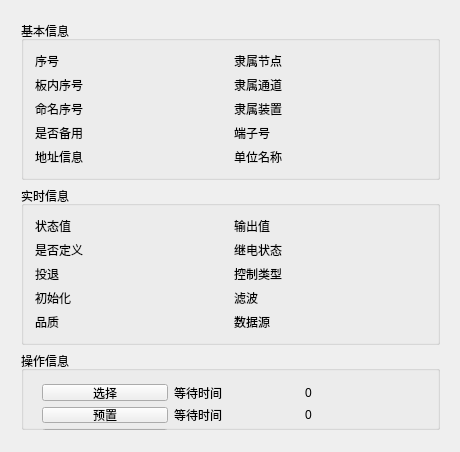
<?xml version="1.0" encoding="UTF-8"?>
<ui version="4.0">
 <class>CDoutOperDialog</class>
 <widget class="QDialog" name="CDoutOperDialog">
  <property name="geometry">
   <rect>
    <x>0</x>
    <y>0</y>
    <width>460</width>
    <height>452</height>
   </rect>
  </property>
  <property name="windowTitle">
   <string>CDoutOperDialog</string>
  </property>
  <widget class="QWidget" name="layoutWidget">
   <property name="geometry">
    <rect>
     <x>10</x>
     <y>10</y>
     <width>441</width>
     <height>431</height>
    </rect>
   </property>
   <layout class="QVBoxLayout" name="verticalLayout">
    <item>
     <widget class="QGroupBox" name="groupBox">
      <property name="title">
       <string>基本信息</string>
      </property>
      <layout class="QGridLayout" name="gridLayout_2">
       <item row="0" column="0">
        <layout class="QGridLayout" name="gridLayout">
         <item row="0" column="0">
          <widget class="QLabel" name="label">
           <property name="text">
            <string>序号</string>
           </property>
          </widget>
         </item>
         <item row="0" column="1">
          <widget class="QLabel" name="m_labOccNo">
           <property name="text">
            <string/>
           </property>
          </widget>
         </item>
         <item row="0" column="2">
          <widget class="QLabel" name="label_6">
           <property name="text">
            <string>隶属节点</string>
           </property>
          </widget>
         </item>
         <item row="0" column="3">
          <widget class="QLabel" name="m_labNodeOccNo">
           <property name="text">
            <string/>
           </property>
          </widget>
         </item>
         <item row="1" column="0">
          <widget class="QLabel" name="label_2">
           <property name="text">
            <string>板内序号</string>
           </property>
          </widget>
         </item>
         <item row="1" column="1">
          <widget class="QLabel" name="m_labBlockNo">
           <property name="text">
            <string/>
           </property>
          </widget>
         </item>
         <item row="1" column="2">
          <widget class="QLabel" name="label_7">
           <property name="text">
            <string>隶属通道</string>
           </property>
          </widget>
         </item>
         <item row="1" column="3">
          <widget class="QLabel" name="m_labChannelOccNo">
           <property name="text">
            <string/>
           </property>
          </widget>
         </item>
         <item row="2" column="0">
          <widget class="QLabel" name="label_3">
           <property name="text">
            <string>命名序号</string>
           </property>
          </widget>
         </item>
         <item row="2" column="1">
          <widget class="QLabel" name="m_labNameOccNo">
           <property name="text">
            <string/>
           </property>
          </widget>
         </item>
         <item row="2" column="2">
          <widget class="QLabel" name="label_8">
           <property name="text">
            <string>隶属装置</string>
           </property>
          </widget>
         </item>
         <item row="2" column="3">
          <widget class="QLabel" name="m_labDeviceOccNo">
           <property name="text">
            <string/>
           </property>
          </widget>
         </item>
         <item row="3" column="0">
          <widget class="QLabel" name="label_4">
           <property name="text">
            <string>是否备用</string>
           </property>
          </widget>
         </item>
         <item row="3" column="1">
          <widget class="QLabel" name="m_labSpare">
           <property name="text">
            <string/>
           </property>
          </widget>
         </item>
         <item row="3" column="2">
          <widget class="QLabel" name="label_9">
           <property name="text">
            <string>端子号</string>
           </property>
          </widget>
         </item>
         <item row="3" column="3">
          <widget class="QLabel" name="m_labPinOccNo">
           <property name="text">
            <string/>
           </property>
          </widget>
         </item>
         <item row="4" column="0">
          <widget class="QLabel" name="label_5">
           <property name="text">
            <string>地址信息</string>
           </property>
          </widget>
         </item>
         <item row="4" column="1">
          <widget class="QLabel" name="m_labAddress">
           <property name="text">
            <string/>
           </property>
          </widget>
         </item>
         <item row="4" column="2">
          <widget class="QLabel" name="label_10">
           <property name="text">
            <string>单位名称</string>
           </property>
          </widget>
         </item>
         <item row="4" column="3">
          <widget class="QLabel" name="m_labUnit">
           <property name="text">
            <string/>
           </property>
          </widget>
         </item>
        </layout>
       </item>
      </layout>
     </widget>
    </item>
    <item>
     <widget class="QGroupBox" name="groupBox_2">
      <property name="title">
       <string>实时信息</string>
      </property>
      <layout class="QGridLayout" name="gridLayout_3">
       <item row="0" column="0">
        <layout class="QGridLayout" name="gridLayout_4">
         <item row="0" column="0">
          <widget class="QLabel" name="label_11">
           <property name="text">
            <string>状态值</string>
           </property>
          </widget>
         </item>
         <item row="0" column="1">
          <widget class="QLabel" name="m_labState">
           <property name="text">
            <string/>
           </property>
          </widget>
         </item>
         <item row="0" column="2">
          <widget class="QLabel" name="label_12">
           <property name="text">
            <string>输出值</string>
           </property>
          </widget>
         </item>
         <item row="0" column="3">
          <widget class="QLabel" name="m_labOutput">
           <property name="text">
            <string/>
           </property>
          </widget>
         </item>
         <item row="1" column="0">
          <widget class="QLabel" name="label_13">
           <property name="text">
            <string>是否定义</string>
           </property>
          </widget>
         </item>
         <item row="1" column="1">
          <widget class="QLabel" name="m_labIsdefined">
           <property name="text">
            <string/>
           </property>
          </widget>
         </item>
         <item row="1" column="2">
          <widget class="QLabel" name="label_14">
           <property name="text">
            <string>继电状态</string>
           </property>
          </widget>
         </item>
         <item row="1" column="3">
          <widget class="QLabel" name="m_labRelayState">
           <property name="text">
            <string/>
           </property>
          </widget>
         </item>
         <item row="2" column="0">
          <widget class="QLabel" name="label_15">
           <property name="text">
            <string>投退</string>
           </property>
          </widget>
         </item>
         <item row="2" column="1">
          <widget class="QLabel" name="m_labScan">
           <property name="text">
            <string/>
           </property>
          </widget>
         </item>
         <item row="2" column="2">
          <widget class="QLabel" name="label_16">
           <property name="text">
            <string>控制类型</string>
           </property>
          </widget>
         </item>
         <item row="2" column="3">
          <widget class="QLabel" name="m_labCtrlType">
           <property name="text">
            <string/>
           </property>
          </widget>
         </item>
         <item row="3" column="0">
          <widget class="QLabel" name="label_17">
           <property name="text">
            <string>初始化</string>
           </property>
          </widget>
         </item>
         <item row="3" column="1">
          <widget class="QLabel" name="m_labInit">
           <property name="text">
            <string/>
           </property>
          </widget>
         </item>
         <item row="3" column="2">
          <widget class="QLabel" name="label_18">
           <property name="text">
            <string>滤波</string>
           </property>
          </widget>
         </item>
         <item row="3" column="3">
          <widget class="QLabel" name="m_labFilter">
           <property name="text">
            <string/>
           </property>
          </widget>
         </item>
         <item row="4" column="0">
          <widget class="QLabel" name="label_19">
           <property name="text">
            <string>品质</string>
           </property>
          </widget>
         </item>
         <item row="4" column="1">
          <widget class="QLabel" name="m_labQuality">
           <property name="text">
            <string/>
           </property>
          </widget>
         </item>
         <item row="4" column="2">
          <widget class="QLabel" name="label_20">
           <property name="text">
            <string>数据源</string>
           </property>
          </widget>
         </item>
         <item row="4" column="3">
          <widget class="QLabel" name="m_labDataSource">
           <property name="text">
            <string/>
           </property>
          </widget>
         </item>
        </layout>
       </item>
      </layout>
     </widget>
    </item>
    <item>
     <widget class="QGroupBox" name="groupBox_3">
      <property name="title">
       <string>操作信息</string>
      </property>
      <widget class="QPushButton" name="m_btnAutoExec">
       <property name="geometry">
        <rect>
         <x>130</x>
         <y>110</y>
         <width>131</width>
         <height>23</height>
        </rect>
       </property>
       <property name="text">
        <string>直接遥控</string>
       </property>
      </widget>
      <widget class="QWidget" name="layoutWidget">
       <property name="geometry">
        <rect>
         <x>10</x>
         <y>22</y>
         <width>411</width>
         <height>83</height>
        </rect>
       </property>
       <layout class="QGridLayout" name="gridLayout_5">
        <item row="0" column="0">
         <widget class="QPushButton" name="m_btnSelect">
          <property name="text">
           <string>选择</string>
          </property>
         </widget>
        </item>
        <item row="0" column="1">
         <widget class="QLabel" name="label_21">
          <property name="text">
           <string>等待时间</string>
          </property>
         </widget>
        </item>
        <item row="0" column="2">
         <widget class="QLabel" name="m_labSelectTime">
          <property name="text">
           <string>0</string>
          </property>
         </widget>
        </item>
        <item row="1" column="0">
         <widget class="QPushButton" name="m_btnPre">
          <property name="text">
           <string>预置</string>
          </property>
         </widget>
        </item>
        <item row="1" column="1">
         <widget class="QLabel" name="label_22">
          <property name="text">
           <string>等待时间</string>
          </property>
         </widget>
        </item>
        <item row="1" column="2">
         <widget class="QLabel" name="m_labPreTime">
          <property name="text">
           <string>0</string>
          </property>
         </widget>
        </item>
        <item row="2" column="0">
         <widget class="QPushButton" name="m_btnExec">
          <property name="text">
           <string>执行</string>
          </property>
         </widget>
        </item>
        <item row="2" column="1">
         <widget class="QLabel" name="label_23">
          <property name="text">
           <string>等待时间</string>
          </property>
         </widget>
        </item>
        <item row="2" column="2">
         <widget class="QLabel" name="m_labExecTime">
          <property name="text">
           <string>0</string>
          </property>
         </widget>
        </item>
       </layout>
      </widget>
     </widget>
    </item>
   </layout>
  </widget>
 </widget>
 <layoutdefault spacing="6" margin="11"/>
 <resources/>
 <connections/>
</ui>
